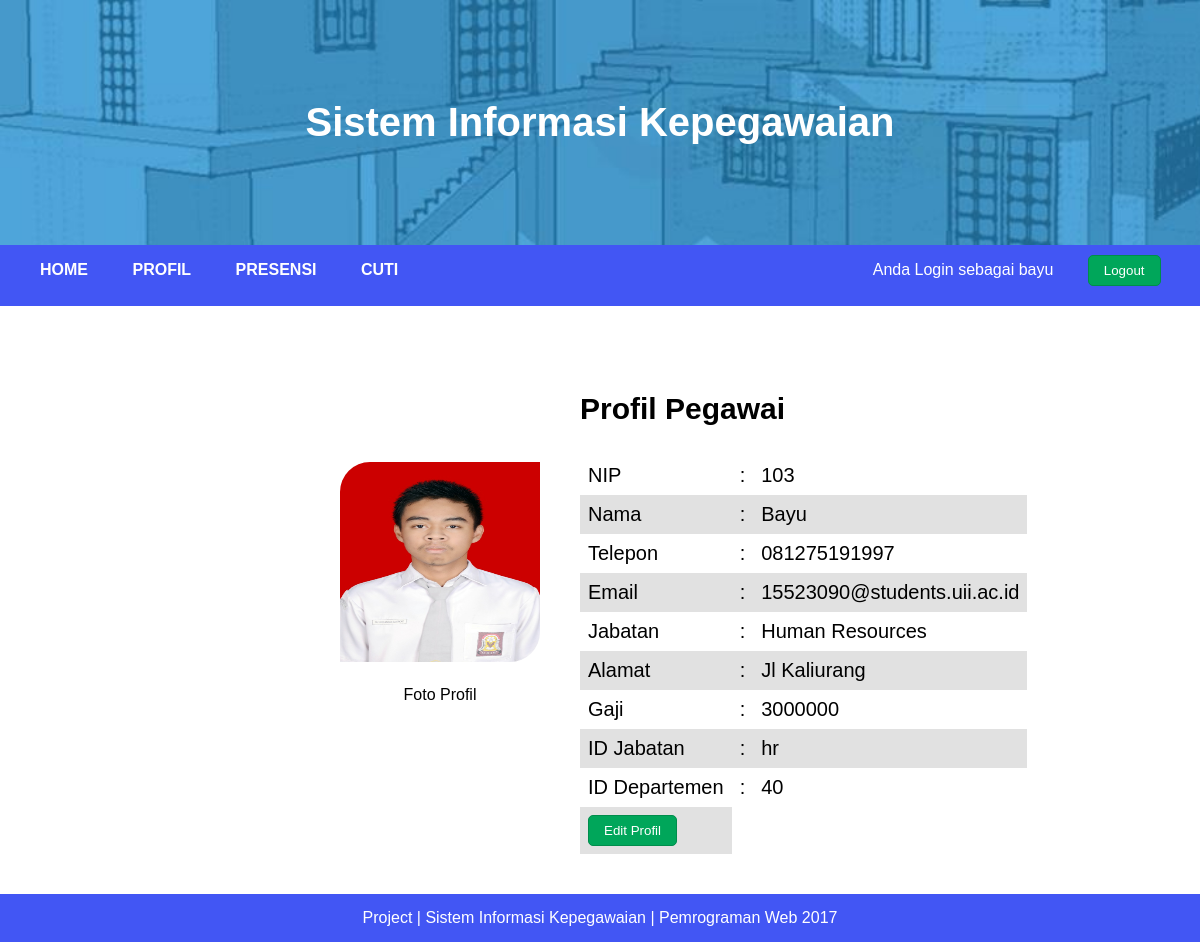
The app's page /profil_pegawai.php (signed in) with its own data.
### tables this page shows
CREATE TABLE `pegawai` (
  `nip` varchar(25) NOT NULL,
  `img` varchar(255) NOT NULL,
  `nama` varchar(50) NOT NULL,
  `telepon` varchar(15) NOT NULL,
  `email` varchar(50) NOT NULL,
  `jabatan` varchar(50) NOT NULL,
  `alamat` varchar(255) NOT NULL,
  `gaji` int(20) NOT NULL,
  `username` varchar(50) NOT NULL,
  `password` varchar(50) NOT NULL,
  `id_jabatan` varchar(10) NOT NULL,
  `id_departemen` varchar(10) NOT NULL,
  `id` int(5) NOT NULL,
  `level` int(1) NOT NULL
);

### profil_pegawai.php (the view, shortened to what this page needs)
<?php
	$username=$_SESSION['pegawai'];
	$query=mysql_query("SELECT * FROM pegawai WHERE username='$username'");
	$query1=mysql_query("SELECT * FROM pegawai WHERE username='$username'");
?>
<!DOCTYPE html>
<html>
<head>
	<link rel="stylesheet" type="text/css" href="css/style.css">
	<link rel="stylesheet" type="text/css" href="css/slide.css">
</head>
<body>
	<div class="container">
		<header>
			<h1>Sistem Informasi Kepegawaian</h1>
		</header>
		<nav id="navbar">
			<ul>
				<li><a href="pegawai.php">HOME</a></li>
				<li><a href="profil_pegawai.php">PROFIL</a></li>
				<li>
					<a href="#" class="dropdown-slide1">PRESENSI</a>
				</li>
				<li>
					<a href="#" class="dropdown-slide2">CUTI</a>
				</li>
				<span style="color: white; margin-left:450px;">Anda Login sebagai <?php echo $_SESSION['pegawai']; ?></span>
				<li style="margin-left: 20px">
					<form>
						<input type="button" value="Logout" id="btn-submit" onclick="window.location = 'proses/logout_pegawai.php';"/>
					</form>
				</li>
			</ul>
		</nav>
		<section class="middle">
			<aside id="kiri">
				<?php
					while($result=mysql_fetch_array($query))
					{ ?>
						<tr>
							<center><img class="radius"  src="images/profilimg/<?php echo $result['img'];?>"></center>
							<center>Foto Profil</center>
						</tr>
					<?php
					}
				?>
			</aside>
			<section class="content">
			<h1 class="font" align="left">Profil Pegawai</h1>
				<table class="font1" style="border:0px; text-align: left;" align="left">
					<tbody>
						<?php
							while($result1=mysql_fetch_array($query1))
							{ ?>
								<tr>
									<td style="border: 0px">NIP</td>
									<td style="border: 0px">:</td>
									<td style="border: 0px"><?=$result1['nip']?></td>
								</tr>
								<tr>
									<td style="border: 0px">Nama</td>
									<td style="border: 0px">:</td>
									<td style="border: 0px"><?=$result1['nama']?></td>
								</tr>
								<tr>
									<td style="border: 0px">Telepon</td>
									<td style="border: 0px">:</td>
									<td style="border: 0px"><?=$result1['telepon']?></td>
								</tr>
								<tr>
									<td style="border: 0px">Email</td>
									<td style="border: 0px">:</td>
									<td style="border: 0px"><?=$result1['email']?></td>
								</tr>
								<tr>
									<td style="border: 0px">Jabatan</td>
									<td style="border: 0px">:</td>
									<td style="border: 0px"><?=$result1['jabatan']?></td>
								</tr>
								<tr>
									<td style="border: 0px">Alamat</td>
									<td style="border: 0px">:</td>
									<td style="border: 0px"><?=$result1['alamat']?></td>
								</tr>
								<tr>
									<td style="border: 0px">Gaji</td>
									<td style="border: 0px">:</td>
									<td style="border: 0px"><?=$result1['gaji']?></td>
								</tr>
								<tr>
									<td style="border: 0px">ID Jabatan</td>
									<td style="border: 0px">:</td>
									<td style="border: 0px"><?=$result1['id_jabatan']?></td>
								</tr>
								<tr>
									<td style="border: 0px">ID Departemen</td>
									<td style="border: 0px">:</td>
									<td style="border: 0px"><?=$result1['id_departemen']?></td>
								</tr>
								<tr>
									<td style="border: 0px;"><input type="button" value="Edit Profil" id="btn-submit" onclick="window.location = 'form_edit_profil_pegawai.php?nip=<?php echo $result['nip'];?>';"/></td>
								</tr>
								<?php
							}
						?>
					</tbody>
				</table>
			</section>
		</section>
		<footer>
			<p>Project | Sistem Informasi Kepegawaian | Pemrograman Web 2017</p>
		</footer>
	</div>
</body>
</html>

### css/style.css (style rules this page uses)
* { box-sizing: border-box; }
html, body { margin: 0; font-family: Arial; }
.container { margin: auto; }
header { scale: stretch; background: url("../images/header.jpg"); background-size: 130%; padding: 100px; }
header h1 { margin: 0; text-align: center; font-size: 40px; color: white; }
.font { font-family: arial; font-size: 30px; font-style: inherit; }
.font1 { font-family: arial; font-size: 20px; font-style: inherit; }
#navbar { background: #4256f4; }
#navbar ul { margin-left: 20px; margin-top: 0px; padding: 0; text-align: left; }
#navbar li { list-style: none; position: relative; display: inline-block; }
#navbar li a { display: block; padding: 10px 20px; color: #fff; font-weight: bold; text-decoration: none; transition: .5s; background: #4256f4; }
#navbar form { color: #fff; padding: 10px 20px 20px 10px; }
section.middle { background: white; padding: 20px; }
section.content { display: block; overflow: hidden; min-height: 50vh; padding: 20px; background: #fff; }
#btn-submit { padding: 7px 15px; background: #00a65a; border-radius: 5px; border: 1px solid #008d4c; color: #fff; }
table { border-collapse: collapse; }
td { text-align: left; padding: 8px; }
tr:nth-child(even) { background-color: rgb(225,225,225); }
.radius { height: 200px; width: 200px; border: 6px #424153; border-top-left-radius: 30px; border-bottom-right-radius: 30px; margin: 20px; }
form input { display: inline-block; overflow: hidden; padding: 7px 15px; border-radius: 5px; border: 1px solid #aaa; }
footer { text-align: center; background: #4256f4; color: white; }
footer p { margin: 0; padding: 15px; }
#kiri { float: left; margin-left: 300px; margin-top: 100px; }

### css/slide.css (style rules this page uses)
* { box-sizing:border-box }

### records on screen
pegawai: img (picture), nip "103", nama "Bayu", telepon "081275191997", email "15523090@students.uii.ac.id", jabatan "Human Resources", alamat "Jl Kaliurang", gaji "3000000", id_jabatan "hr", id_departemen "40"

### other values on screen
$_SESSION['pegawai'] "bayu"
